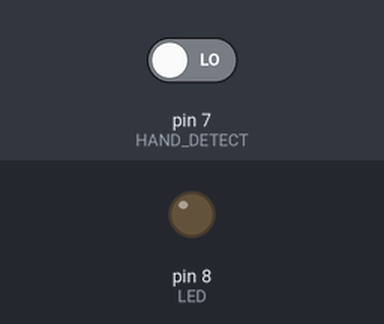
The sketch below on a simulated Arduino Uno, built with avr-gcc and run on an emulated ATmega328P. On the bench: output pins drawn as LEDs (lit = HIGH). The test bench sets the inputs (shaded band); at power-on: pin 7 (HAND_DETECT) LOW. What the sketch prints to the serial monitor is not drawn.

Above: at 1.2 s.
1.3 s: pin 7 (HAND_DETECT) driven HIGH
At 1.6 s:
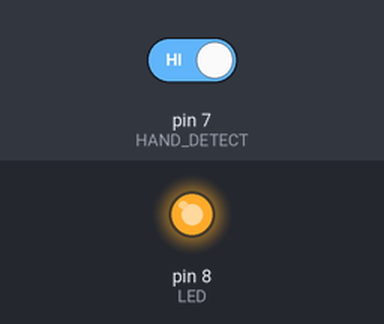
2.8 s: pin 7 (HAND_DETECT) driven LOW
At 3.9 s:
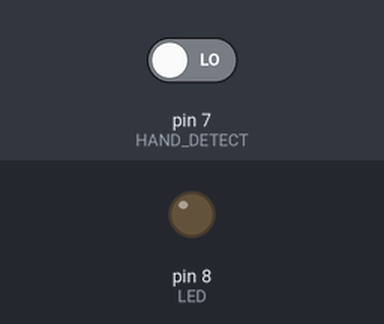
Timing chart, 0 to 5.8 s (numbered marks = the images above; inputs shaded):
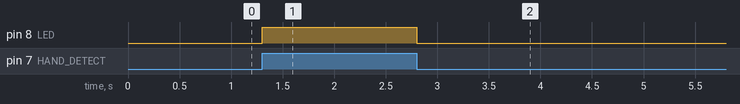

The sketch:

HandHold.ino
```cpp
#define HAND_DETECT 7
#define LED 8

void setup() {
  Serial.begin(9600);
  // put your setup code here, to run once:
  pinMode( HAND_DETECT, INPUT );
  pinMode( LED, OUTPUT);
}

void loop() {
  // put your main code here, to run repeatedly:
  if ( digitalRead(HAND_DETECT) ) {
    digitalWrite( LED, HIGH );
  } else {
    Serial.println("LOW");
    digitalWrite(LED, LOW );
  }
  delay(100);
}
```

Measured:
- after the input at 1.3 s, pin 8 (LED): LOW → HIGH at once
- after the input at 2.8 s, pin 8 (LED): HIGH → LOW at once
